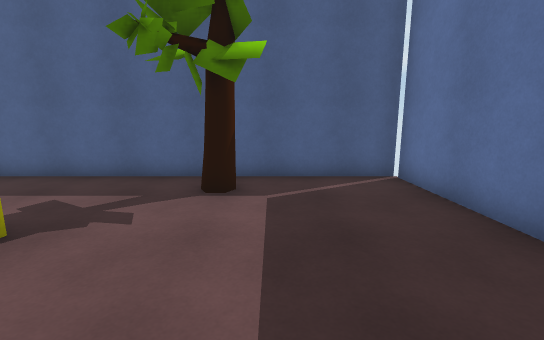
[1] (above)

14 first-person views from a walk through a Unity game level. The camera is 1.5 m above the floor, tilts 10° down and sees 90° across. The floor is counted in squares, 1 m on a side. Each view is taken from the middle of a square. On the plan, view 1 faces up. The plan holds only what a view shows up to about 14 squares ahead; the rest is blank. Some animated figures are left out. Some surface patterns are stand-ins.

[2]
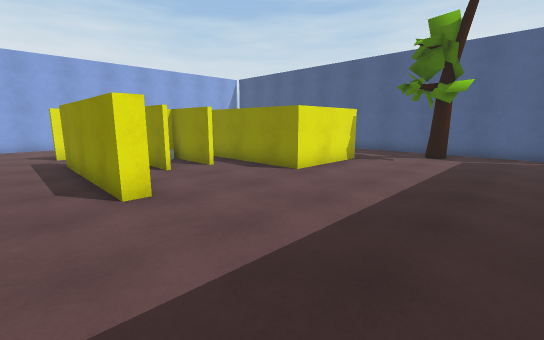

[3]
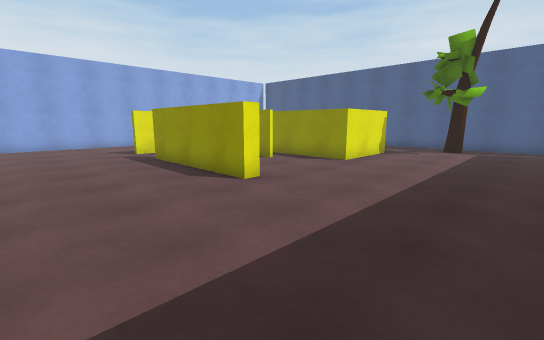

[4]
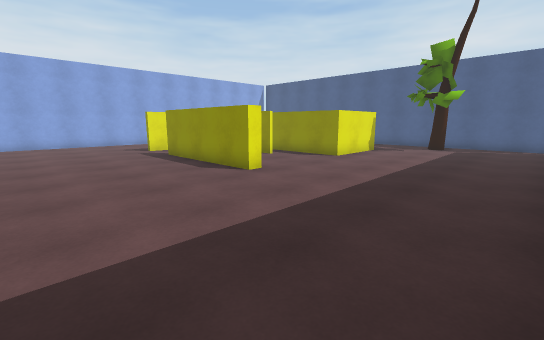

[5]
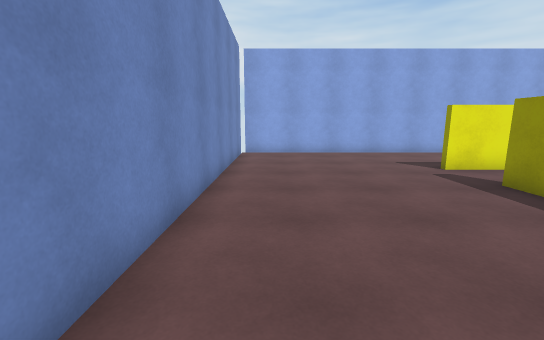

[6]
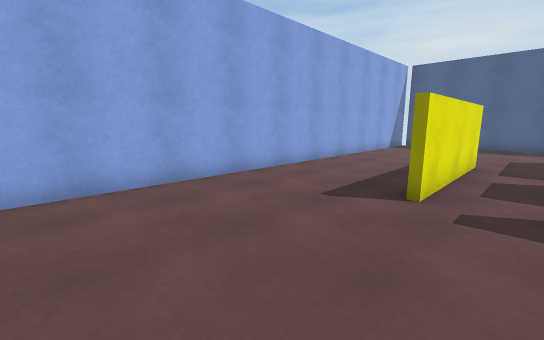

[7]
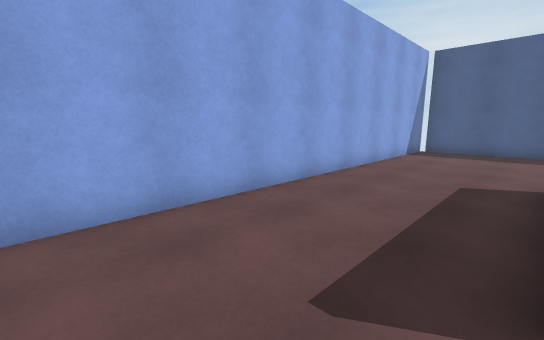

[8]
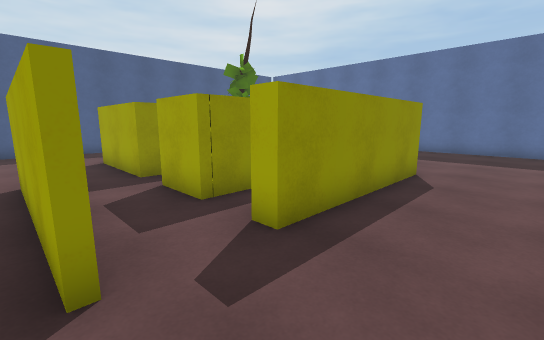

[9]
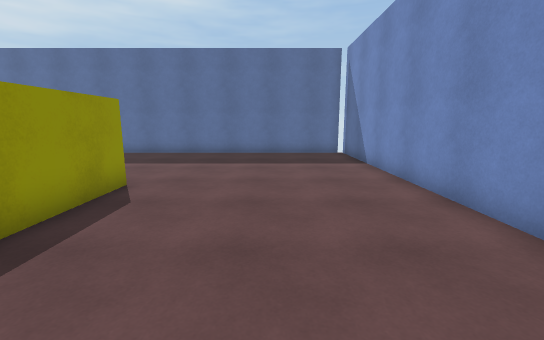

[10]
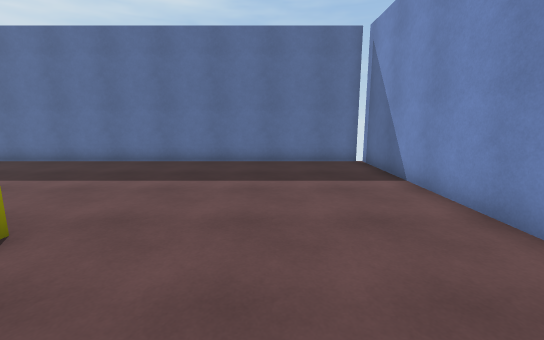

[11]
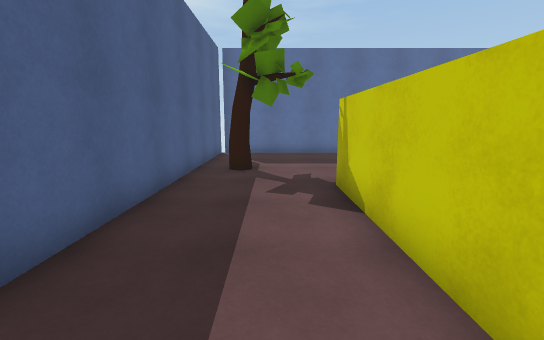

[12]
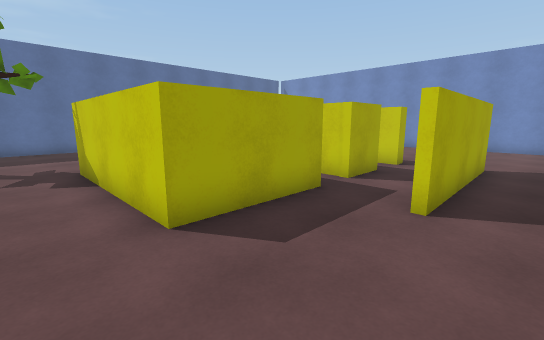

[13]
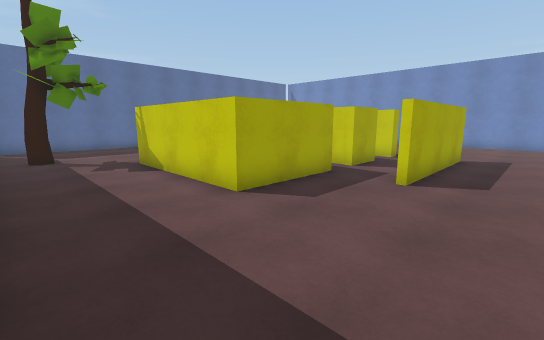

[14]
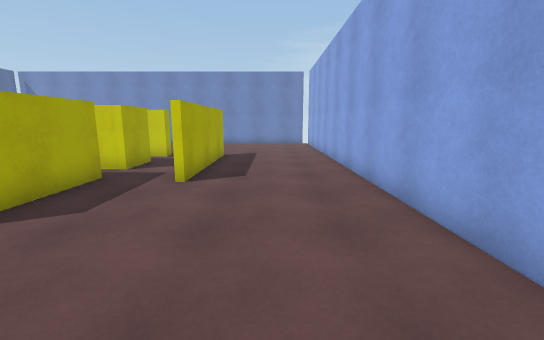

### Floor plan
Points are (right, up) in squares from view 1. A wall is a line through its corners. A room is listed if a view was taken in it or the views show most of it. See-through windows are left out.
Room 1 (views 1, 2, 3, 4, 5, 6, 7, 8, 9, 10, 11, 12, 13, 14)
walls: (-6.2, -3.4) (-9.4, -3.4) (-9.4, -1.7) (-8.4, -1.7); (-3.6, -4.9) (-3.6, -5.5) (-9.4, -5.5) (-9.4, -4.9) (-8.6, -4.9); (-3.6, -0.3) (-9.4, -0.3) (-9.4, 3.4) (-3.6, 3.4) (-3.6, -0.3); (-11.8, -5.5) (-11.8, 0.4); (-11.5, 0.4) (-11.5, -5.5); (3.5, 1.6) (3.5, 7.5) (-16.5, 7.5) (-16.5, -12.4); (-16.1, -12.5) (3.5, -12.5) (3.5, 1.5)
objects: tree (-1, 6)

Where each view was taken, in squares from view 1:
view 1: 0 up, 0 right, facing up
view 2: 7 down, 2 right, facing up-left
view 3: 10 down, 2 right, facing up-left
view 4: 11 down, 3 right, facing up-left
view 5: 11 down, 3 left, facing left
view 6: 11 down, 10 left, facing up-left
view 7: 8 down, 12 left, facing up-left
view 8: 8 down, 12 left, facing up-right
view 9: 9 down, 10 left, facing right
view 10: 9 down, 7 left, facing right
view 11: 5 up, 10 left, facing right
view 12: 5 up, 13 left, facing down-right
view 13: 7 up, 14 left, facing down-right
view 14: 7 up, 14 left, facing down
